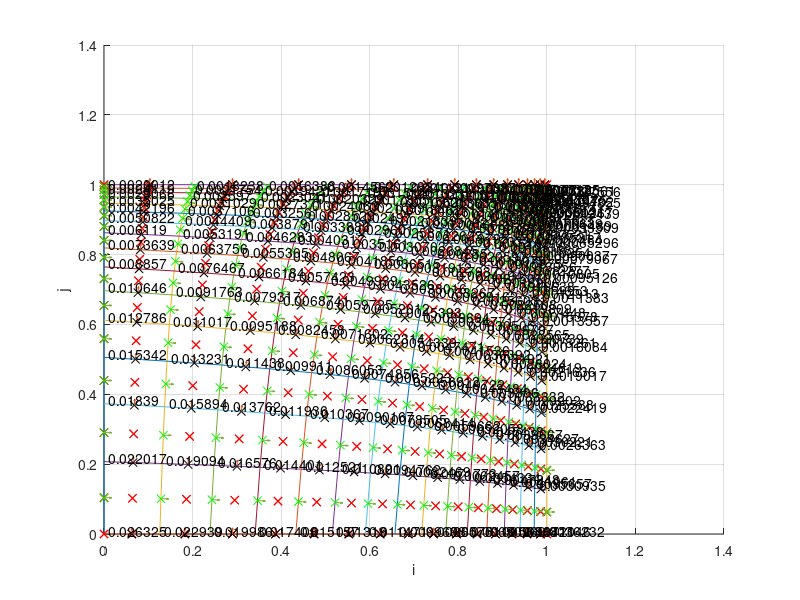
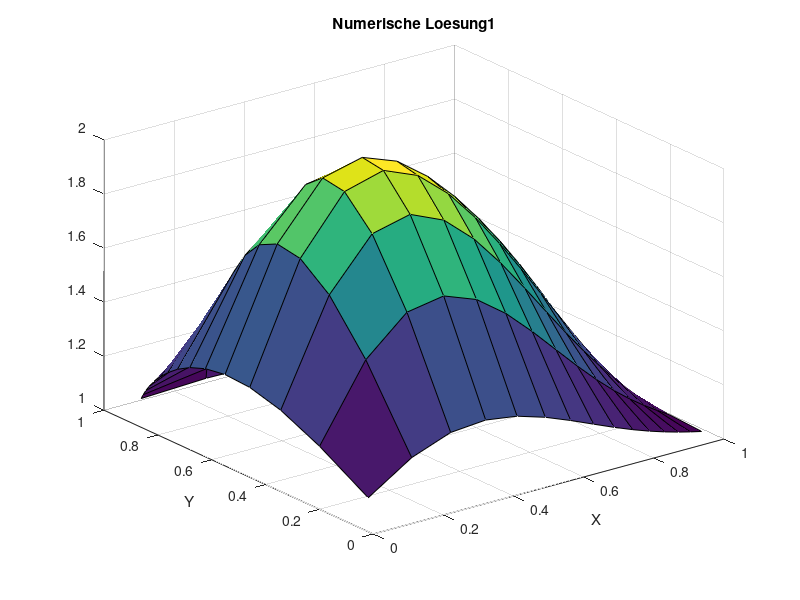

Reproduce these figures in MATLAB, in order.
clc
clear all
close all
SOL=@(x,y) sin(pi*x)*sin(pi*y)+1;
MSOL=@(x,y) -2*pi^2*sin(pi*x)*sin(pi*y) ;%+ pi*cos(pi*x)*sin(pi*y) + pi*sin(pi*x)*cos(pi*y);

%SOL=@(x,y) sin(pi*x)*sin(pi*y);
%MSOL=@(x,y) -2*pi^2*sin(pi*x)*sin(pi*y);
DIF=1.0;
XMIN=0.0;
XMAX=1.0;
YMIN=0.0;
YMAX=1.0;
ALPHAX1=0.9;
ALPHAX2=0.8;
ALPHAY1=0.8;
ALPHAY2=0.9;
N=15; % KV's in einer Koordinatenrichtung, macht N^2 KV gesamt
NN=N*N;

% Randwerte
X = zeros(N+1);
for I=1:N+1
  X1 = XMIN + (ALPHAX1^(I-1)-1)/(ALPHAX1^N-1)*(XMAX-XMIN);
  X2 = XMIN + (ALPHAX2^(I-1)-1)/(ALPHAX2^N-1)*(XMAX-XMIN);
  X(I,:) = linspace(X1, X2, N+1);
  %X(:,I)=linspace(XMIN,XMAX,N+1);
end

Y = zeros(N+1);
for I=1:N+1
  Y1 = YMIN + (ALPHAY1^(I-1)-1)/(ALPHAY1^N-1)*(YMAX-YMIN);
  Y2 = YMIN + (ALPHAY2^(I-1)-1)/(ALPHAY2^N-1)*(YMAX-YMIN);
  Y(:,I) = linspace(Y1,Y2,N+1);
  %Y(I,:) = linspace(YMIN,YMAX,N+1);
end

% plot mesh
figure(1);
hold on;
grid on;
xlabel('i');
ylabel('j');
for I=1:N+1
  plot(X(I,:), Y(I,:));
  plot(X(:,I), Y(:,I));
end

% cell middle points
XM=zeros(N);
for I=1:N
  for J=1:N
    XM(I,J) = (X(I,J)+X(I+1,J)+X(I,J+1)+X(I+1,J+1))/4;
  end
end
YM=zeros(N);
for I=1:N
  for J=1:N
    YM(I,J) = (Y(I,J)+Y(I+1,J)+Y(I,J+1)+Y(I+1,J+1))/4;
  end
end

%for I=1:N
  %plot(XM(I,:), YM(I,:),'rx');
  %plot(XM(:,I), YM(:,I),'rx');
%end

XMR=zeros(N+2);
XMR(2:N+1,2:N+1) = XM;
XMR(1,:) = XMIN*ones(1,N+2);
XMR(N+2,:) = XMAX*ones(1,N+2);
for I=1:N
    XMR(I+1,1) = (X(I,1)+X(I+1,1))/2;
end
for I=1:N
    XMR(I+1,N+2) = (X(I,N+1)+X(I+1,N+1))/2;
end

YMR=zeros(N+2);
YMR(2:N+1,2:N+1) = YM;
YMR(:,1) = YMIN*ones(N+2,1);
YMR(:,N+2) = YMAX*ones(N+2,1);
for J=1:N
    YMR(1,J+1) = (Y(1,J)+Y(1,J+1))/2;
end
for J=1:N
    YMR(N+2,J+1) = (Y(N+1,J)+Y(N+1,J+1))/2;
end

for I=1:N+2
  plot(XMR(I,:), YMR(I,:),'rx');
  plot(XMR(:,I), YMR(:,I),'rx');
end

% metrics
MXXIH =zeros(N+1,N);
MXETAH=zeros(N+1,N);
MYXIH =zeros(N+1,N);
MYETAH=zeros(N+1,N);

MXXIV =zeros(N,N+1);
MXETAV=zeros(N,N+1);
MYXIV =zeros(N,N+1);
MYETAV=zeros(N,N+1);

for I=1:N+1
  for J=1:N
    X1=XMR(I,J+1);
    X2=XMR(I+1,J+1);
    Y1=YMR(I,J+1);
    Y2=YMR(I+1,J+1);

    XN=X(I,J+1);
    YN=Y(I,J+1);
    XS=X(I,J);
    YS=Y(I,J);

    NORM=sqrt((X2-X1)^2 + (Y2-Y1)^2);
    MXXIH(I,J)=(X2-X1)/NORM;
    MYXIH(I,J)=(Y2-Y1)/NORM;

    DS=sqrt((XN-XS)^2+(YN-YS)^2);
    MXETAH(I,J)=(XN-XS)/DS;
    MYETAH(I,J)=(YN-YS)/DS;
  end
end
for I=1:N
  for J=1:N+1
    X1=XMR(I+1,J);
    X2=XMR(I+1,J+1);
    Y1=YMR(I+1,J);
    Y2=YMR(I+1,J+1);

    XE=X(I+1,J);
    YE=Y(I+1,J);
    XW=X(I,J);
    YW=Y(I,J);

    NORM=sqrt((X2-X1)^2 + (Y2-Y1)^2);
    MXETAV(I,J)=(X2-X1)/NORM;
    MYETAV(I,J)=(Y2-Y1)/NORM;

    DS=sqrt((XE-XW)^2+(YE-YW)^2);
    MXXIV(I,J)=(XE-XW)/DS;
    MYXIV(I,J)=(YE-YW)/DS;
  end
end

% cell face centers
% north-south sides
XCV=zeros(N,N+1);
YCV=zeros(N,N+1);
YCV(:,N+1)=Y(1:N,N+1);
for I=1:N
  for J=1:N+1
    XCV(I,J) = (X(I,J)+X(I+1,J))/2;
    YCV(I,J) = (Y(I,J)+Y(I+1,J))/2;
  end
end
for I=1:N+1
  plot(XCV(:,I), YCV(:,I),'kx');
end

% east-west sides
XCH=zeros(N+1,N);
XCH(N+1,:)=X(N+1,1:N);
YCH=zeros(N+1,N);
for I=1:N+1
  for J=1:N
    XCH(I,J) = (X(I,J)+X(I,J+1))/2;
    YCH(I,J) = (Y(I,J)+Y(I,J+1))/2;
  end
end
for I=1:N+1
  plot(XCH(I,:), YCH(I,:),'gx');
end

%% normal vectors
DXH = zeros(N+1,N);
DYH = zeros(N+1, N);
LENGTHH = zeros(N+1, N);
NVHX = zeros(N+1,N);
NVHY = zeros(N+1,N);
for I=1:N+1
  for J=1:N
    DX = X(I,J+1)-X(I,J);
    DY = Y(I,J+1)-Y(I,J);

    NORM = sqrt(DX^2 + DY^2);
    NVHX(I,J) = DY/NORM;
    NVHY(I,J) = -DX/NORM;

    DXH(I,J)=DX;
    DYH(I,J)=DY;
    LENGTHH(I,J)=NORM;
  end
end
quiver(XCH, YCH, NVHX, NVHY, 0.2);

DXV = zeros(N,N+1);
DYV = zeros(N,N+1);
LENGTHV = zeros(N,N+1);
NVVX = zeros(N,N+1);
NVVY = zeros(N,N+1);
for I=1:N
  for J=1:N+1
    DX = X(I+1,J)-X(I,J);
    DY = Y(I+1,J)-Y(I,J);

    NORM = sqrt(DX^2 + DY^2);
    NVVX(I,J) = -DY/NORM;
    NVVY(I,J) = DX/NORM;

    DXV(I,J)=DX;
    DYV(I,J)=DY;
    LENGTHV(I,J)=NORM;
  end
end
quiver(XCV, YCV, NVVX, NVVY, 0.2);

DMH=zeros(N+1,J);
MJH=zeros(N+1,N);
for I=1:N+1
  for J=1:N
    X1=XMR(I,J+1);
    X2=XMR(I+1,J+1);
    Y1=YMR(I,J+1);
    Y2=YMR(I+1,J+1);

    NORM=sqrt((X2-X1)^2 + (Y2-Y1)^2);
    DMH(I,J)=NORM;

    XN=X(I,J+1);
    YN=Y(I,J+1);
    XS=X(I,J);
    YS=Y(I,J);

    TOP = (X2-X1)*(YN-YS) - (Y2-Y1)*(XN-XS);

    MJH(I,J) = TOP / (NORM * LENGTHH(I,J));
  end
end
DMV=zeros(N,N+1);
MJV=zeros(N,N+1);
for I=1:N
  for J=1:N+1
    X1=XMR(I+1,J);
    X2=XMR(I+1,J+1);
    Y1=YMR(I+1,J);
    Y2=YMR(I+1,J+1);

    NORM=sqrt((X2-X1)^2 + (Y2-Y1)^2);
    DMV(I,J)=NORM;

    XE=X(I+1,J);
    YE=Y(I+1,J);
    XW=X(I,J);
    YW=Y(I,J);

    TOP=(XE-XW)*(Y2-Y1) - (YE-YW)*(X2-X1);

    MJV(I,J) = TOP / (NORM * LENGTHV(I,J));
  end
end

% cell volume
V=zeros(N);
for I=1:N
  for J=1:N
    Xne = X(I+1,J+1);
    Xnw = X(I,J+1);
    Xsw = X(I,J);
    Xse = X(I+1,J);

    Yne = Y(I+1,J+1);
    Ynw = Y(I,J+1);
    Ysw = Y(I,J);
    Yse = Y(I+1,J);

    V(I,J) = 0.5*abs((Xse-Xnw)*(Yne-Ysw) - (Xne-Xsw)*(Yse-Ynw));
    text(X(I,J)+0.01,Ysw+0.01,num2str(V(I,J)));
  end
end
%NDIVS = 3;
%% N halbieren
%for j=1:NDIVS
%idx =1;
%X2=0;
%for i=1:length(X)+1
  %if mod(i, 2)==1
    %X2(idx)=X(i);
    %idx=idx+1;
  %end
%end
%X=X2;
%N=length(X)-1;
%end

%for j=1:NDIVS
%idx =1;
%Y2=0;
%for i=1:length(Y)+1
  %if mod(i, 2)==1
    %Y2(idx)=Y(i);
    %idx=idx+1;
  %end
%end
%Y=Y2;
%N=length(Y)-1;
%end
%NN=N*N;

%XC = (X(1:N)+X(2:N+1))/2;
%YC = (Y(1:N)+Y(2:N+1))/2;
%XCR = [XMIN, XC, XMAX];
%YCR = [YMIN, YC, YMAX];

%%%% ANALYTISCHE LÖSUNG
%TA = zeros(N, N);
%for I=1:N
  %for J=1:N
    %TA(I, J)=SOL(XM(I,J), YM(I,J));
  %end
%end

%hold off;
%figure(2)
%surf(XM, YM, TA');
%title('Analytische Loesung')
%xlabel('X')
%ylabel('Y')

%%%% FVM Lösung

%% Randbedingungen
RB=zeros(N+2);
for I=1:N+2
  for J=1:N+2
    RB(I,J) = SOL(XMR(I,J),YMR(I,J));
  end
end
RB(2:N+1,2:N+1) = zeros(N);

%%% Koeffizienten speichern
AP = zeros(N);
AE = zeros(N);
AN = zeros(N);
AW = zeros(N);
AS = zeros(N);
ANE= zeros(N);
ANW= zeros(N);
ASE= zeros(N);
ASW= zeros(N);
for I=1:N
  for J=1:N
    % normal terms, orth grid
    PDE = MYETAH(I+1,J)*NVHX(I+1,J) - MXETAH(I+1,J)*NVHY(I+1,J);
    PDW = MYETAH(I,J)*NVHX(I,J) - MXETAH(I,J)*NVHY(I,J);

    PDN = MXXIV(I,J+1)*NVVY(I,J+1) - MYXIV(I,J+1)*NVVX(I,J+1);
    PDS = MXXIV(I,J)*NVVY(I,J) - MYXIV(I,J)*NVVX(I,J);

    AE(I,J) = DIF*LENGTHH(I+1,J) * PDE/MJH(I+1,J)/DMH(I+1,J);
    AW(I,J) = DIF*LENGTHH(I,J) * PDW/MJH(I,J)/DMH(I,J);
    AN(I,J) = DIF*LENGTHV(I,J+1) * PDN/MJV(I,J+1)/DMV(I,J+1);
    AS(I,J) = DIF*LENGTHV(I,J) * PDS/MJV(I,J)/DMV(I,J);

    AP(I,J) = -AE(I,J)-AN(I,J)-AW(I,J)-AS(I,J);

    % terms from unorthogonal grid
    PDE2 = MXXIH(I+1,J)*NVHY(I+1,J) - MYXIH(I+1,J)*NVHX(I+1,J);
    PDW2 = MXXIH(I,J)*NVHY(I,J) - MYXIH(I,J)*NVHX(I,J);

    PDN2 = MYETAV(I,J+1)*NVVX(I,J+1) - MXETAV(I,J+1)*NVVY(I,J+1);
    PDS2 = MYETAV(I,J)*NVVX(I,J) - MXETAV(I,J)*NVVY(I,J);

    % east
    PDE3 = (DIF*LENGTHH(I+1,J)*PDE2/MJH(I+1,J)/LENGTHH(I+1,J))/4;
    AN(I,J) = AN(I,J) + PDE3;
    ANE(I,J) = PDE3;
    AS(I,J) = AS(I,J) - PDE3;
    ASE(I,J) = -PDE3;

    % west
    PDW3 = (DIF*LENGTHH(I,J)*PDW2/MJH(I,J)/LENGTHH(I,J))/4;
    AN(I,J) = AN(I,J) + PDW3;
    ANW(I,J) = PDW3;
    AS(I,J) = AS(I,J) - PDW3;
    ASW(I,J) = -PDW3;

    % north
    PDN3 = (DIF*LENGTHV(I,J+1)*PDN2/MJV(I,J+1)/LENGTHV(I,J+1))/4;
    AE(I,J)  = AE(I,J) + PDN3;
    ANE(I,J) = ANE(I,J)+ PDN3;
    AW(I,J)  = AW(I,J) - PDN3;
    ANW(I,J) = ANW(I,J)- PDN3;

    % south
    PDS3 = (DIF*LENGTHV(I,J)*PDS2/MJV(I,J)/LENGTHV(I,J))/4;
    AE(I,J)  = AE(I,J) + PDS3;
    ASE(I,J) = ASE(I,J)+ PDS3;
    AW(I,J)  = AW(I,J) - PDS3;
    ASW(I,J) = ASW(I,J)- PDS3;
  end
end

%% Gesamtgleichungssystem aufstellen
A = zeros(NN);
b = zeros(NN, 1);
for J=1:N
  for I=1:N
    IDX = (J-1)*N + I;
    b(IDX) = MSOL(XM(I,J),YM(I,J))*V(I,J);
  end
end
b

for J=1:N
  for I=1:N
    IDX = (J-1)*N + I;

    % Hauptdiagonale
    A(IDX, IDX) = AP(I,J);

    % Westliche Nebendiagonale
    if mod(IDX,N)==1
      b(IDX) = b(IDX)-AW(I,J)*RB(1,J+1);
    else
      A(IDX, IDX-1) = AW(I,J);
    end

    % Östliche Nebendiagonale
    if mod(IDX,N)==0
      b(IDX) = b(IDX)-AE(I,J)*RB(N+2,J+1);
    else
      A(IDX, IDX+1) = AE(I,J);
    end

    % Nördliche Nebendiagonale
    if IDX > NN-N
      b(IDX) = b(IDX)-AN(I,J)*RB(I+1,N+2);
    else
      A(IDX, IDX+N) = AN(I,J);
    end

    % Südliche Nebendiagonale
    if IDX <= N
      b(IDX) = b(IDX)-AS(I,J)*RB(I+1,1);
    else
      A(IDX, IDX-N) = AS(I,J);
    end

    % non-orthogonal factors
    % south-west
    if mod(IDX,N)==1 | IDX <= N
      b(IDX) = b(IDX)-ASW(I,J)*RB(I,J);
    else
      A(IDX,IDX-N-1) = ASW(I,J);
    end

    % north-west
    if mod(IDX,N)==1 | IDX > NN-N
      b(IDX) = b(IDX)-ANW(I,J)*RB(I,J+2);
    else
      A(IDX,IDX+N-1) = ANW(I,J);
    end

    % south-east
    if mod(IDX,N)==0 | IDX <= N
      b(IDX) = b(IDX)-ASE(I,J)*RB(I+2,J);
    else
      A(IDX,IDX-N+1) = ASE(I,J);
    end

    % north-east
    if mod(IDX,N)==0 | IDX > NN-N
      b(IDX) = b(IDX)-ANE(I,J)*RB(I+2,J+2);
    else
      A(IDX,IDX+N+1) = ANE(I,J);
    end
  end
end

t=A\b;
T=reshape(t,N,N);

% mit Randwerten
T2 = RB;
T2(2:N+1,2:N+1) = T;

figure(2)
surf(XM, YM, T');
title('Numerische Loesung1');
xlabel('X')
ylabel('Y')


%%%% Lösungsfehler berechnen
%SERR=0.0;
%ERR=zeros(N);
%for I=1:N
  %for J=1:N
    %ERR(I,J)=T(I, J)-TA(I, J);
    %SERR=SERR+ERR(I,J)^2;
  %end
%end
%SERR=sqrt(SERR/NN);

%figure(3)
%surf(XC, YC, ERR');
%title('Loesungsfehler')

%fprintf('Summierter Fehler %16.10e NN=%g\n', SERR, NN);

%%%% ORDNUNG  BESTIMMEN
%ERR5=6.5277704659e-02;
%ERR10=1.0773515741e-02;
%ERR20=2.2555829695e-03;
%ERR40=5.4229194964e-04;
%op=log((ERR5)/(ERR10))/log(2);
%fprintf('Ordnung des Verfahrens %16.10e \n',op  );
%op=log((ERR10)/(ERR20))/log(2);
%fprintf('Ordnung des Verfahrens %16.10e \n',op  );
%op=log((ERR20)/(ERR40))/log(2);
%fprintf('Ordnung des Verfahrens %16.10e \n',op  );



%%%% RESIDUUM BERECHNEN
%s=zeros(N);
%for I=1:N
  %for J=1:N
    %s(I, J)=SOL(XC(I), YC(J));
  %end
%end

%s=reshape(s, NN, 1);

%RES=A*s-b;

%RES2 = reshape(RES, N, N);

%figure(4)
%surf(XC, YC, RES2');

%xlabel('XC')
%ylabel('YC')
%zlabel('RES')
%title('Residuum')

%%%% Truncation Error berechnen

%% b ohne Randwerte
%TERR=zeros(N);
%b=zeros(N);
%for I=1:N
  %for J=1:N
    %DX = X(I+1)-X(I);
    %DY = Y(J+1)-Y(J);
    %b(I,J) = MSOL(XC(I),YC(J))*DX*DY;
  %end
%end

%for I=3:N-2
  %for J=3:N-2
    %% benötigte Werte zwischenspeichern
    %XEE=XCR(I+3);
    %XE=XCR(I+2);
    %XP=XCR(I+1);
    %XW=XCR(I);
    %XWW=XCR(I-1);
    %Xe=X(I+1);
    %Xee=X(I+2);
    %Xw=X(I);
    %Xww=X(I-1);

    %DX = Xe-Xw;

    %YNN=YCR(J+3);
    %YN=YCR(J+2);
    %YP=YCR(J+1);
    %YS=YCR(J);
    %YSS=YCR(J-1);
    %Yn=Y(J+1);
    %Ynn=Y(J+2);
    %Ys=Y(J);
    %Yss=Y(J-1);

    %DY = Yn-Ys;

    %fE=b(I+1,J);
    %fP=b(I,J);
    %fW=b(I-1,J);
    %fN=b(I,J+1);
    %fS=b(I,J-1);

    %TEE=T(I+2,J);
    %TE=T(I+1,J);
    %TP=T(I,J);
    %TW=T(I-1,J);
    %TWW=T(I-2,J);
    %TN=T(I,J+1);
    %TNN=T(I,J+2);
    %TS=T(I,J-1);
    %TSS=T(I,J-2);


    %DX = X(I+1)-X(I);
    %DY = Y(J+1)-Y(J);

    %% Source Term
    %TERRSO = 1/2*((fE-fP)/((XE-XP)*DX) - (fP-fW)/((XP-XW)*DX))...
           %* ((Xe-XP)^3 - (Xw-XP)^3)/3*DY...
          %+ 1/2*((fN-fP)/((YN-YP)*DY) - (fP-fS)/((YP-YS)*DY))...
           %* ((Yn-YP)^3 - (Ys-YP)^3)/3*DX;

    %TERRE = 1/(2*(XE-XP))*((TEE-TP)/(XEE-XP)-(TE-TW)/(XE-XW))...
      %* (((XP-Xe)^2-(XE-Xe)^2)/(XE-XP))...
      %+ (1/(Xee-Xe)*((TEE-TE)/(XEE-XE)-(TE-TP)/(XE-XP)) - 1/(Xe-Xw)*((TE-TP)/(XE-XP)-(TP-TW)/(XP-XW)))...
      %* 1/(6*(XE-XP))*(((XP-Xe)^3-(XE-Xe)^3)/(XE-XP));

    %TERRW = 1/(2*(XP-XW))*((TE-TW)/(XE-XW)-(TP-TWW)/(XP-XWW))...
      %* (((XW-Xw)^2-(XP-Xw)^2)/(XP-XW))...
      %+ (1/(Xe-Xw)*((TE-TP)/(XE-XP)-(TP-TW)/(XP-XW)) - 1/(Xw-Xww)*((TP-TW)/(XP-XW)-(TW-TWW)/(XW-XWW)))...
      %* 1/(6*(XP-XW))*(((XW-Xw)^3-(XP-Xw)^3)/(XP-XW));

    %TERRN = 1/(2*(YN-YP))*((TNN-TP)/(YNN-YP)-(TN-TS)/(YN-YS))...
      %* (((YP-Yn)^2-(YN-Yn)^2)/(YN-YP))...
      %+ (1/(Ynn-Yn)*((TNN-TN)/(YNN-YN)-(TN-TP)/(YN-YP)) - 1/(Yn-Ys)*((TN-TP)/(YN-YP)-(TP-TS)/(YP-YS)))...
      %* 1/(6*(YN-YP))*(((YP-Yn)^3-(YN-Yn)^3)/(YN-YP));

    %TERRS = 1/(2*(YP-YS))*((TN-TS)/(YN-YS)-(TP-TSS)/(YP-YSS))...
      %* (((YS-Ys)^2-(YP-Ys)^2)/(YP-YS))...
      %+ (1/(Yn-Ys)*((TN-TP)/(YN-YP)-(TP-TS)/(YP-YS)) - 1/(Ys-Yss)*((TP-TS)/(YP-YS)-(TS-TSS)/(YS-YSS)))...
      %* 1/(6*(YP-YS))*(((YS-Ys)^3-(YP-Ys)^3)/(YP-YS));

    %TERR(I,J) = TERRSO - TERRE + TERRW - TERRN + TERRS;
  %end
%end

%figure(5)

%surf(XC, YC, TERR');
%title('TE');


%RESTE = RES2-TERR;
%figure(6)
%surf(XC(3:N-2), YC(3:N-2), RESTE(3:N-2, 3:N-2)');
%title('RES-TE');
